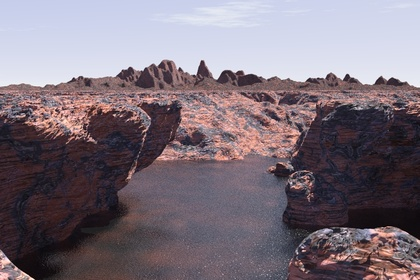
%> input picture lab2/landscape-a.jpg, 420 x 280 px, shrunk from 720 x 480 before the run
$ octave main1.m   (GNU Octave 9; MATLAB toolbox functions it lacks are replaced by stand-ins)
%> lines starting %> are read from the running program, lines starting %| are printed output that depends on the picture
### lab2/gaussian.m
function G=gaussian(sigma)
for x=-3*sigma:3*sigma
    G(x+3*sigma+1)=1/(sigma*sqrt(2*pi))*exp(-x*x/(2*(sigma)^2));
end
end

### lab2/ImageDerivatives.m
function F=ImageDerivatives(img , sigma , type)
G=gaussian(sigma);
Gd=gaussianDer(G,sigma);
if type=='xx'
    F=conv2(img, Gd, 'same');
    F=conv2(F, Gd, 'same');
    size(F)
elseif type=='xy'
    F=conv2(img, Gd, 'same');
    F=conv2(F, Gd', 'same');
    size(F)
elseif type==('yx')
    F=conv2(img, Gd', 'same');
    F=conv2(F, Gd, 'same');
    size(F)
elseif type==('yy')
    F=conv2(img, Gd, 'same');
    F=conv2(F, Gd', 'same');
    size(F)
elseif type==('x')
    F=conv2(img, Gd, 'same');
    size(F)
elseif type==('y')
    F=conv2(img, Gd', 'same');
    size(F)
end
end

### lab2/harris.m
function [r, c] = harris(im, sigma)
% inputs:
% im: double grayscale image
% sigma: integration-scale
% outputs:  The row and column of each point is returned in r and c
figure(1)
subplot(221)
imshow(im,[])
% This function finds Harris corners at integration-scale sigma.
% The derivative-scale is chosen automatically as gamma*sigma

gamma = 0.7; % The derivative-scale is gamma times the integration scale
derivative_scale=gamma*sigma;
% Calculate Gaussian Derivatives at derivative-scale
% Hint: use your previously implemented function in assignment 1
Ix =  ImageDerivatives(im , derivative_scale , 'x'); % partial derivative with respect to x
Iy =  ImageDerivatives(im , derivative_scale , 'y');
% Allocate an 3-channel image to hold the 3 parameters for each pixel
M = zeros(size(Ix,1), size(Ix,2), 3);

% Calculate M for each pixel
M(:,:,1) = Ix.*Ix;
M(:,:,2) = Ix.*Iy;
M(:,:,3) = Iy.*Iy;

% Smooth M with a gaussian at the integration scale sigma.
M = imfilter(M, fspecial('gaussian', ceil(sigma*6+1), sigma), 'replicate', 'same');
%The output array is the same size as the input  array.
% 'replicate'  Input array values outside the bounds of the array
% are assumed to equal the nearest array border value.

% Compute the cornerness R
[m, n]=size(Ix);
k=0.05;
for i=1:m
    for j=1:n
        m=[M(i,j,1), M(i,j,2); M(i,j,2), M(i,j,3)];
        t(i,j) = trace(m);
        d(i,j)= det(m);
        R(i,j)= d(i,j)-k*t(i,j).^2;
    end
end
subplot(222)
imshow(R)

% Set the threshold
threshold = 100;

% Find local maxima
% Dilation will alter every pixel except local maxima in a 3x3 square area.
% Also checks if R is above threshold
R = ((R>threshold) & ((imdilate(R, strel('square', 3))==R))) ; %.* sigma;

% Display corners
subplot(223)
imshow(R,[])

% Return the coordinates
[r,c] = find(R==1);
subplot(224)
imshow(im)
hold on
scatter(c, r,'r.')

end

### lab2/gaussianDer.m
function Gd =gaussianDer(G, sigma)
x=-3*sigma:3*sigma;
Gd=(-x/sigma).*G;
 end

### lab2/main1.m
close all
clc
clear all
im=imread('landscape-a.jpg');
%> im is the input picture: size 280x420x3 uint8; mean R, G, B 124.1, 112.8, 123
im=rgb2gray(im);
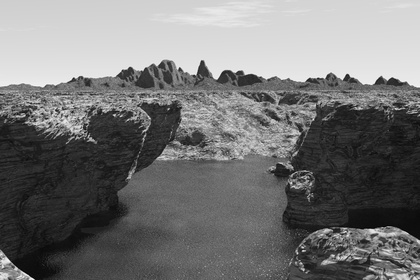
%> im: size 280x420 uint8; min 2, max 250, mean 117.4
sigma=10;
[r, c]=harris(im,sigma);
%> call 2 of ImageDerivatives, with sigma = 7, type = 'y'
%> in ImageDerivatives (call 2), `F=conv2(F, Gd', 'same');`:
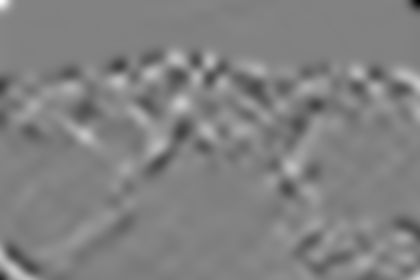
%> F: size 280x420 double; min -33.73, max 32.4, mean 0; drawn with min black and max white
%> in harris, `M = imfilter(M, fspecial('gaussian', ceil(sigma*6+1), sigma), 'replica..`:
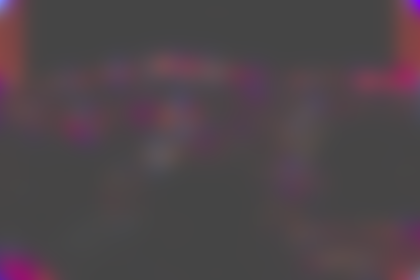
%> M: size 280x420x3 double; mean R, G, B 30.4, -0.8, 14.3; drawn with min black and max white
%> after the loop in harris, `for i=1:m`:
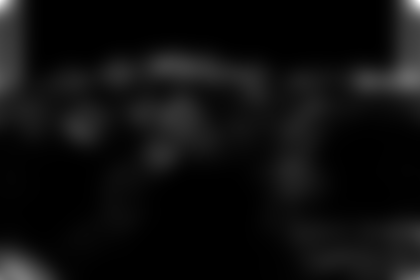
%> t: size 280x420 double; min 0.00364, max 764.6, mean 44.7; drawn with min black and max white
%> in harris, `imshow(R)`:
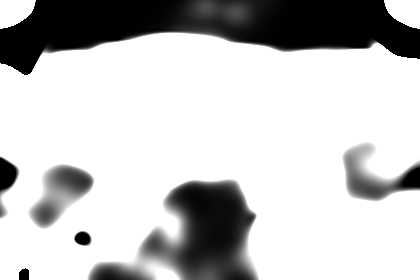
%> displayed picture: size 280x420, on the screen's scale of 0 to 255; min 0, max 255, mean 195
%> in harris, `R = ((R>threshold) & ((imdilate(R, strel('square', 3))==R))) ;`:
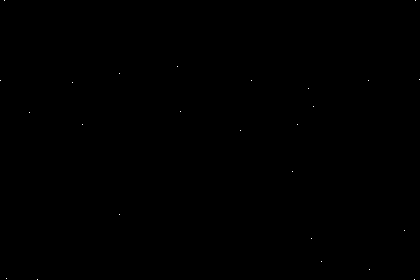
%> R: size 280x420 logical; 0.02% white in thin lines or dots
%> in harris, `[r,c] = find(R==1);`: r = 25 values from 1 to 280; c = 25 values from 1 to 420
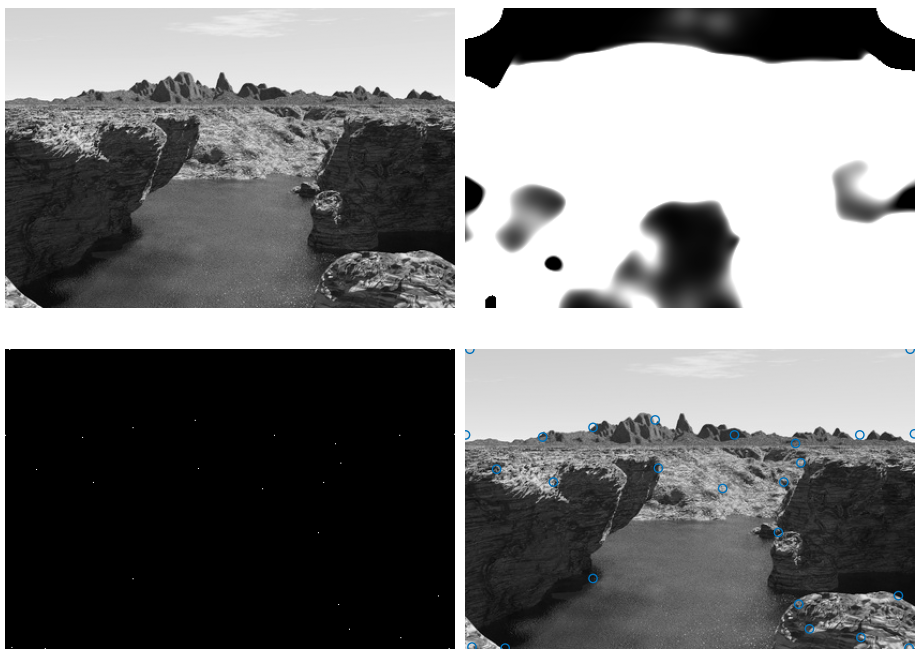
%> figure redrawn from the program's plot data, 4 panels
%> r = 25 values, max 280 at index 5, min 1 at index 2, mean 143.2; c = 25 values from 1 to 420

$ run again, with lab2/landscape-b.jpg copied over lab2/landscape-a.jpg
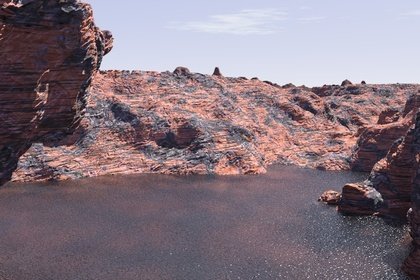
%> input picture lab2/landscape-b.jpg, 420 x 280 px, shrunk from 720 x 480 before the run
%> im is the input picture: size 280x420x3 uint8; mean R, G, B 132, 117.3, 127.2
%> im: size 280x420 uint8
%> in harris, `imshow(R)`:
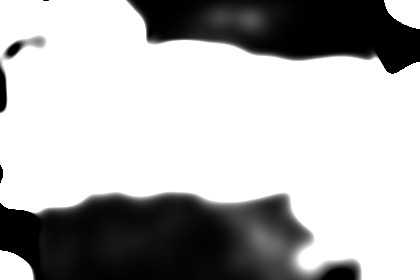
%> displayed picture: size 280x420, on the screen's scale of 0 to 255; min 0, max 255, mean 178.9
%> in harris, `[r,c] = find(R==1);`: r = 22 values from 1 to 280; c = 22 values from 6 to 420
%> `[r, c]=harris(im,sigma);`:
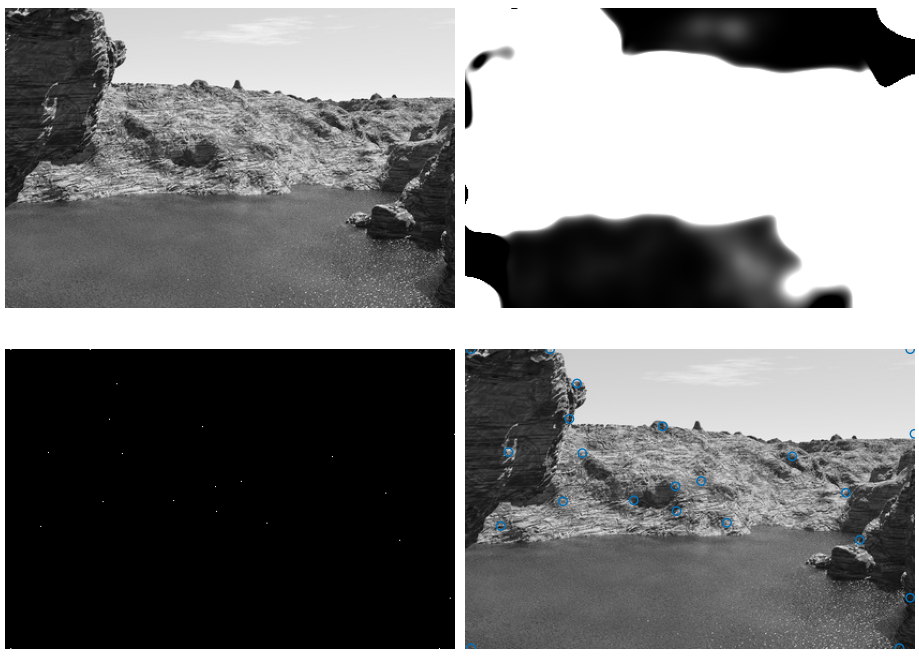
%> figure redrawn from the program's plot data, 4 panels
%> `[r, c]=harris(im,sigma);`: r = 22 values, max 280 at index 2, min 1 at index 1, mean 121.7; c = 22 values from 6 to 420
